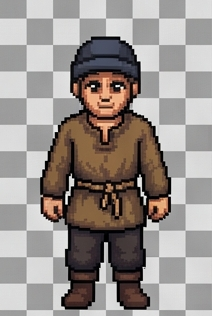
#> input picture ferramentas/cliente_row0_col0.png, 212 x 316 px
$ python -i processar_clientes_photocraft.py   (imports and definitions only)
#> lines starting #> are read from the running program, lines starting #| are printed output that depends on the picture
"""
Pipeline PhotoCraft para os Clientes da Loja do Alquimista:
Extrai os 4 arquétipos de clientes de `clientes_novos_raw_1792406412745.jpg`,
remove o fundo branco com flood-fill exterior + anti-halo,
centraliza cada pose pelo centro de massa do tronco/cabeça (eliminando qualquer
deslocamento lateral ou 'moonwalk' entre frames) e alinha os pés na mesma linha base.

Gera para cada cliente (0..3):
- walk_down_1..4.png
- walk_up_1..4.png
- walk_left_1..4.png   (100% nativo olhando para a esquerda!)
- walk_right_1..4.png  (100% nativo olhando para a direita!)
"""

from pathlib import Path
from PIL import Image
import numpy as np
from scipy import ndimage

DIR_RAIZ = Path(__file__).resolve().parent.parent
DIR_CLIENTES = DIR_RAIZ / "Assets" / "Characters" / "Clientes"
# [1 line not run here, left out]

RAW_PATH = Path(r"C:\Users\Icaro\.gemini\antigravity\brain\d230022c-e2cb-4685-b15f-9b28e390df89\clientes_novos_raw_1792406412745.jpg")
CANVAS_W, CANVAS_H = 128, 160
FOOT_Y = 152  # Linha base fixa para os pés


def remover_fundo_branco(arr_rgb: np.ndarray) -> np.ndarray:
    """Remove o fundo branco puro por flood-fill exterior e limpa halo."""
    arr = arr_rgb.astype(np.int32)
    sat = arr.max(axis=2) - arr.min(axis=2)
    lum = arr.mean(axis=2)

    is_white_bg = (lum >= 232) & (sat <= 26)
    fg = ~is_white_bg

    # Remover ruído isolado (< 80 pixels)
    lbl, num = ndimage.label(fg)
    if num > 0:
        sizes = ndimage.sum(fg, lbl, range(1, num + 1))
        valid = np.where(sizes >= 80)[0] + 1
        fg = np.isin(lbl, valid)

    # Fechar buracos internos que não tocam a borda da imagem
    bg = ~fg
    lbl_bg, num_bg = ndimage.label(bg)
    if num_bg > 0:
        border_lbls = (
            set(np.unique(lbl_bg[0, :]))
            | set(np.unique(lbl_bg[-1, :]))
            | set(np.unique(lbl_bg[:, 0]))
            | set(np.unique(lbl_bg[:, -1]))
        )
        for b_i in range(1, num_bg + 1):
            if b_i not in border_lbls:
                fg[lbl_bg == b_i] = True

    # Remover 1px de halo branco na borda externa
    eroded = ndimage.binary_erosion(fg, iterations=1)
    border = fg & (~eroded)
    halo = border & (lum >= 205) & (sat <= 35)
    fg = fg & (~halo)

    alpha = (fg.astype(np.uint8)) * 255
    return np.dstack([arr_rgb, alpha])


# [116 lines left out: functions normalizar_frame, processar_clientes, not called in this run]


# [2 lines not run here, left out]

>>> import cv2
>>> picture = cv2.imread('cliente_row0_col0.png', cv2.IMREAD_GRAYSCALE)
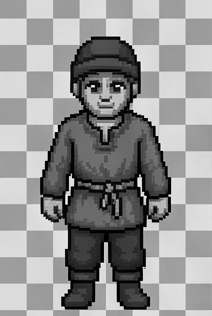
#> picture: shape (316, 212); min 0, max 253, mean 146.3
>>> result = remover_fundo_branco(picture)
#> (the run stopped early here; a loop or call above may not have finished)

$ run again, on ferramentas/cliente_row0_col3.png
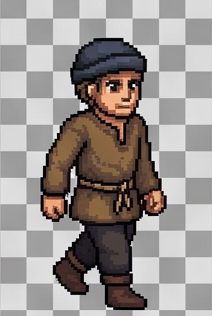
#> input picture ferramentas/cliente_row0_col3.png, 212 x 316 px
#> `picture = cv2.imread('cliente_row0_col0.png', cv2.IMREAD_GRAYSCALE)`:
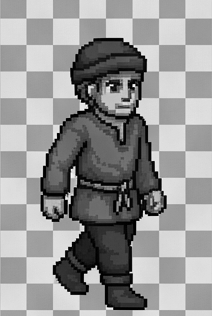
#> picture: shape (316, 212); min 0, max 254, mean 148.5

$ run again, on ferramentas/cliente_row0_col5.png
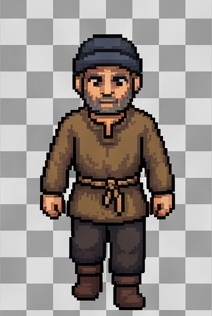
#> input picture ferramentas/cliente_row0_col5.png, 212 x 316 px
#> `picture = cv2.imread('cliente_row0_col0.png', cv2.IMREAD_GRAYSCALE)`:
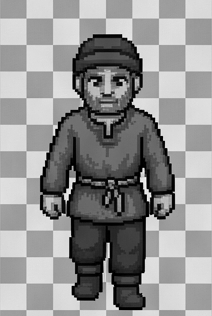
#> picture: shape (316, 212); min 0, max 254, mean 145.6
